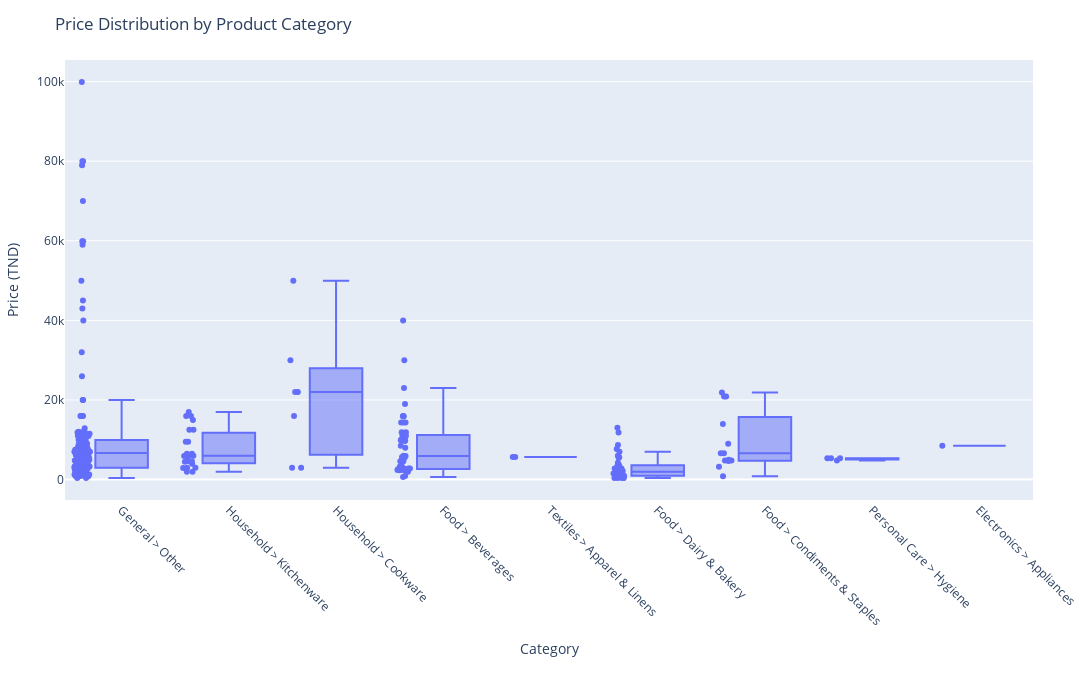

Notebook cell for this chart:
### Code cell
# Question 1: What is the Price Variability per Product Category (Which categories show wide pricing ranges)?

fig = px.box(
    df[df['Price'] > 0],
    x='Hierarchy',
    y='Price',
    title='Price Distribution by Product Category',
    labels={'Price': 'Price (TND)', 'Hierarchy': 'Category'},
    points='all',  # To show all individual data points
)

# Updating layout for better readability
fig.update_layout(
    xaxis_tickangle=45,
    height=700,  # To increase height
    width=1100,  # To increase width
    margin=dict(l=60, r=40, t=60, b=200),  # To add bottom margin for long labels
)

fig.show()

### Figure 1 — Plotly figure (JSON) as saved in the notebook; plotly's stock layout.template omitted (floating-point values rounded to 4 significant figures; data arrays with more than 128 entries replaced by an {"elided": "..."} marker saying what was removed)
{"data": [{"alignmentgroup": "True", "boxpoints": "all", "hovertemplate": "Category=%{x}<br>Price (TND)=%{y}<extra></extra>", "legendgroup": "", "marker": {"color": "#636efa"}, "name": "", "notched": false, "offsetgroup": "", "orientation": "v", "showlegend": false, "type": "box", "x": {"elided": "303 str values"}, "x0": " ", "xaxis": "x", "y": {"elided": "303 float values"}, "y0": " ", "yaxis": "y"}], "layout": {"boxmode": "group", "height": 700, "legend": {"tracegroupgap": 0}, "margin": {"b": 200, "l": 60, "r": 40, "t": 60}, "title": {"text": "Price Distribution by Product Category"}, "width": 1100, "xaxis": {"anchor": "y", "domain": [0, 1], "tickangle": 45, "title": {"text": "Category"}}, "yaxis": {"anchor": "x", "domain": [0, 1], "title": {"text": "Price (TND)"}}}}
